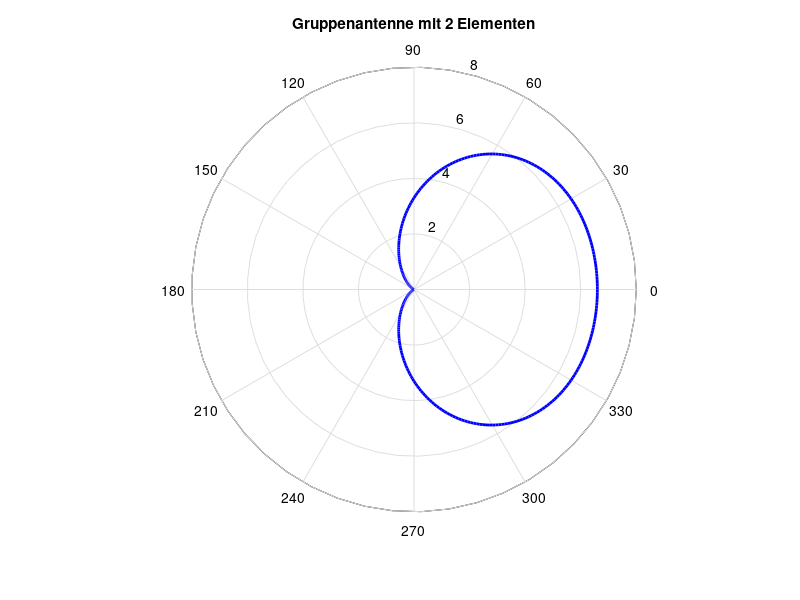
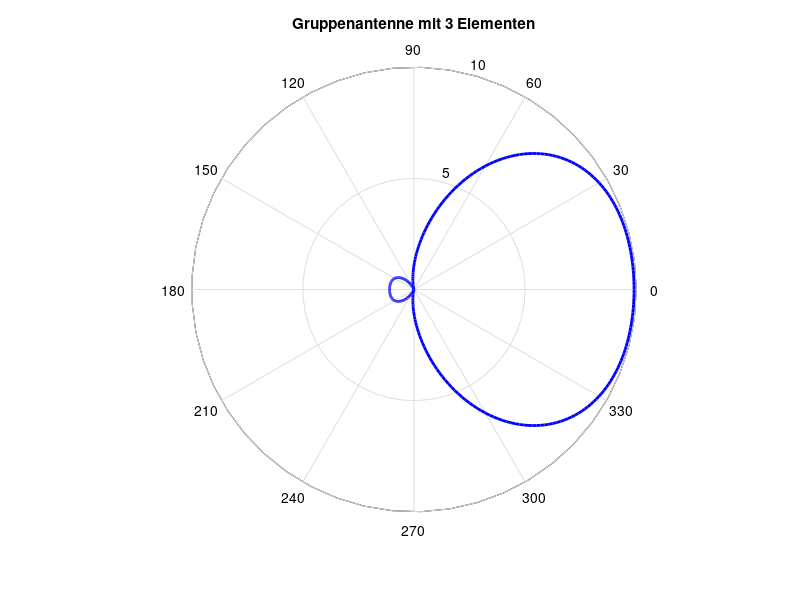
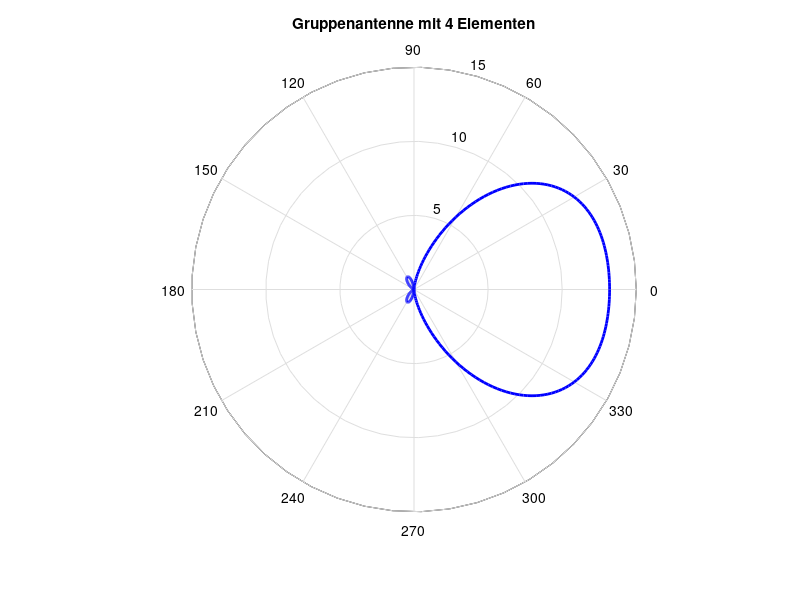

MATLAB code for these plots, in order:
function ueb_gruppenantenne_n
% Berechnung der Richtcharakteristik einer Gruppenantenne
% mit N vertikalen Stabantennen der Laenge lambda/2
%
%------------------------------------------------
% (c) Eberhard Gamm (www.ibega.de),
%     LIKE (www.like.e-technik.uni-erlangen.de),
%     2014
%------------------------------------------------

close all;

% Frequenz
f = 2.4e9;
% Lichtgeschwindigkeit
c = 3e8;
% Wellenlaenge
lambda = c / f;
% Abstand der Elemente
d_E = lambda / 4;
% Phasenverschiebung zwischen den Elementen
delta = pi/2;
% horizontale Richtcharakteristik berechnen (2/3/4 Elemente)
[D_1, phi] = D_Gruppe(lambda, d_E, delta, 2);
D_2 = D_Gruppe(lambda, d_E, delta, 3);
D_3 = D_Gruppe(lambda, d_E, delta, 4);

% Richtcharakteristiken anzeigen
figure(1);
h = polar(phi,D_1,'b-');
set(h,'LineWidth',2);
title('Gruppenantenne mit 2 Elementen');

figure(2);
h = polar(phi,D_2,'b-');
set(h,'LineWidth',2);
title('Gruppenantenne mit 3 Elementen');

figure(3);
h = polar(phi,D_3,'b-');
set(h,'LineWidth',2);
title('Gruppenantenne mit 4 Elementen');

% horizontale Richtcharakteristik eines linearen Arrays mit
% N vertikalen Stabantennen der Laenge lambda/4 berechnen
function [D_xy, phi] = D_Gruppe(lambda, d_E, delta, N)
% Maximum der Richtcharakteristik eines Elements in der xy-Ebene
D_T_max = 3.3;
% horizontale Richtcharakteristik berechnen
phi  = pi * ( 0 : 360) / 180;
k_i  = delta - 2 * pi * d_E * cos(phi) / lambda;
n_i  = ( 0 : N - 1 ).';
D_xy = D_T_max * abs( sum( exp( j * n_i * k_i ) ) ).^2 / N;
